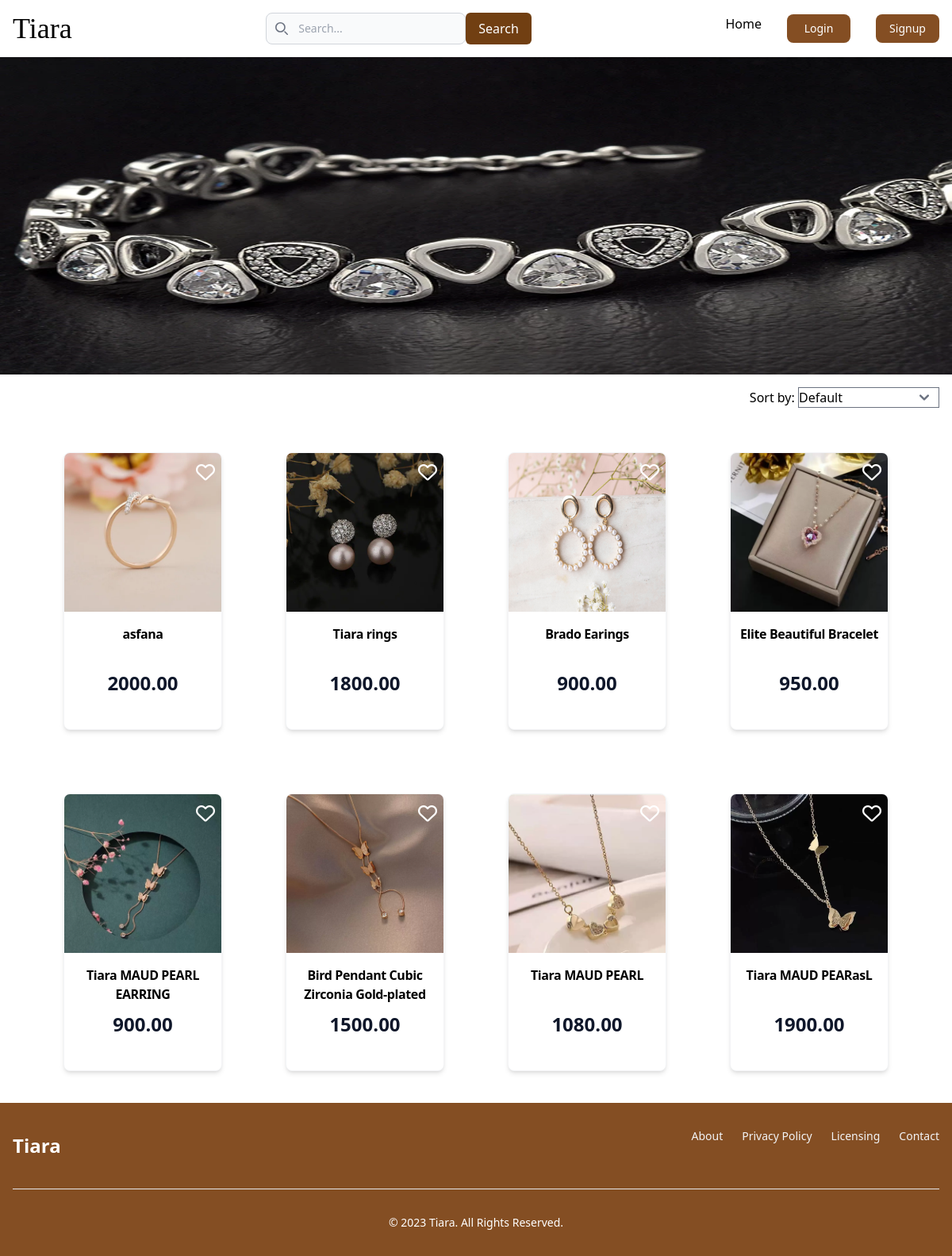
Screenshot of /products/ with the database file from the repository.
### adminapp/models.py (models this page shows, shortened)
class Product(models.Model):
    productname=models.CharField(max_length=50)
    category=models.ForeignKey(Category,on_delete=models.CASCADE)
    details=models.CharField(max_length=100, default='None')
    description=models.TextField()
    active = models.BooleanField(null=True, blank=True)
    offer = models.ForeignKey(ProductOffer, on_delete=models.SET_NULL, null=True, blank=True)

class Variant(models.Model):
    color=models.CharField(max_length=50, default="None")
    product=models.ForeignKey(Product, on_delete=models.CASCADE, related_name='variants')
    price = models.DecimalField(default=0, max_digits=7, decimal_places=2)
    stock=models.IntegerField(default=0)
    img1=models.ImageField(upload_to='product_images',blank=True)
    img2=models.ImageField(upload_to='product_images',blank=True)
    img3=models.ImageField(upload_to='product_images',blank=True)
    img4=models.ImageField(upload_to='product_images',blank=True)
    active=models.BooleanField(default=True)
    discount_price = models.DecimalField(default=0, max_digits=7, decimal_places=2)

### authentication/views.py (the view)
# urls.py: path('products/',views.products, name="products"),
def products(request):
    products=Product.objects.exclude(variants__isnull=True)
    order_by = request.GET.get('order_by', 'default')
    if order_by == 'low_to_high':
        products = products.annotate(min_price=Min('variants__price')).order_by('min_price')
    elif order_by == 'high_to_low':
        products = products.annotate(max_price=Min('variants__price')).order_by('-max_price')
    return render(request,'user/products.html',{'products':products})

### templates/user/products.html (shortened to what this page needs)
{% extends 'base.html' %}
{% load static %}
{% block content %}
<img src="{% static 'images/banner2.webp' %}" style="height: 400px; width: 100%;">
<div class=" overflow-x-auto">
  <div class="flex justify-end m-4">
    <form method="get" action="{% url 'products' %}">
        <label for="order_by">Sort by:</label>
        <select name="order_by" id="order_by" onchange="this.form.submit()">
            <option value="default" {% if request.GET.order_by == 'default' %}selected{% endif %}>Default</option>
        </select>
    </form>
</div>
<div class="flex flex-wrap justify-center">
  {% if products %}
    {% for product in products %}
    <a href="{% url 'product_details' product.id %}">
      <div class="m-10  max-w-xs overflow-hidden rounded-lg border border-gray-100 bg-white shadow-md transition-transform transform hover:scale-105" style="width: 200px; height: 350px;">
        <div class="relative">
       <img class="object-cover" src="{{ product.variants.first.img1.url }}" alt="product image" style="height: 200px; width: 200px; align-items: center;" />
       <div class="absolute top-0 right-0">
        {% if product in request.user.wishlist.products.all %}
            <i class="far fa-heart text-2xl m-2 text-red-800"></i>
        {% else %}
            <i class="fa-regular fa-heart text-white text-2xl m-2"></i>
        {% endif %}
    </div>
    </div>
        <div class="mt-4 pb-5">
          <div class="flex justify-center", style="height: 50px; width: 100%;">
            <p class= "tracking-tight text-center font-semibold">{{ product.productname }}</p>
        </div>
          <div class="mt-2 mb-5 flex items-center justify-center">
            <p>
              <span class="text-2xl font-bold text-slate-900 text-center">{{ product.variants.first.discount_price }}</span>
            </p>
          </div>
        </div>
      </div>
    </a>
    {% endfor %}
  {% endif %}
</div>
</div>
{% endblock content %}

### rows the page displays
Product: variants.first.img1 (picture), productname "asfana", variants.first.discount_price "2000.00"
Product: variants.first.img1 (picture), productname "Tiara rings", variants.first.discount_price "1800.00"
Product: variants.first.img1 (picture), productname "Brado Earings", variants.first.discount_price "900.00"
Product: variants.first.img1 (picture), productname "Elite Beautiful Bracelet", variants.first.discount_price "950.00"
Product: variants.first.img1 (picture), productname "Tiara MAUD PEARL EARRING", variants.first.discount_price "900.00"
Product: variants.first.img1 (picture), productname "Bird Pendant Cubic Zirconia Gold-plated", variants.first.discount_price "1500.00"
Product: variants.first.img1 (picture), productname "Tiara MAUD PEARL", variants.first.discount_price "1080.00"
Product: variants.first.img1 (picture), productname "Tiara MAUD PEARasL", variants.first.discount_price "1900.00"
